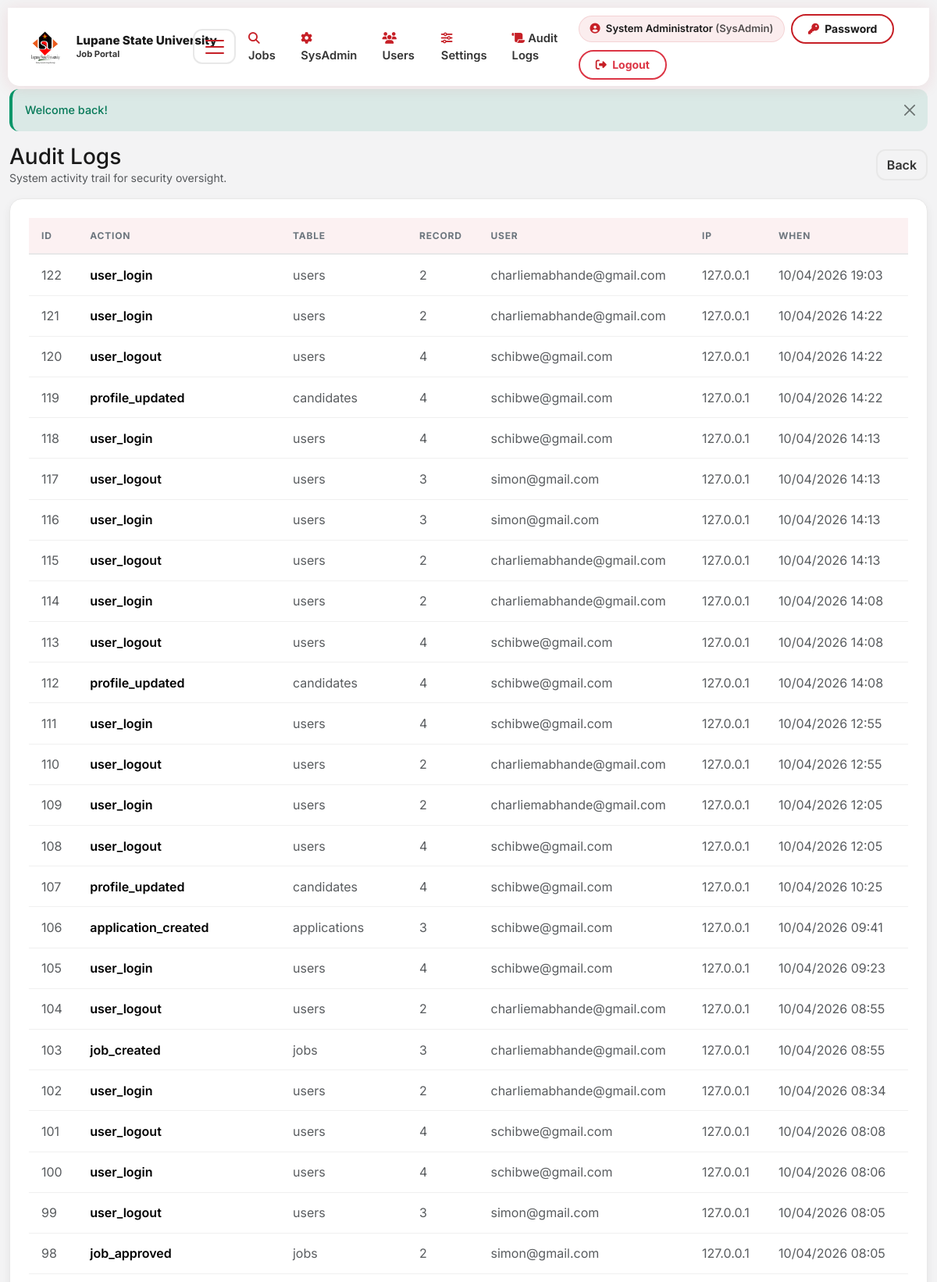
Screenshot of /admin/logs.php (signed in, upper part) with the database file from the repository.
### tables this page shows
CREATE TABLE `audit_logs` (
  `log_id` int(11) NOT NULL,
  `user_id` int(11) DEFAULT NULL,
  `action` varchar(100) NOT NULL,
  `table_name` varchar(100) DEFAULT NULL,
  `record_id` int(11) DEFAULT NULL,
  `old_values` text DEFAULT NULL COMMENT 'JSON',
  `new_values` text DEFAULT NULL COMMENT 'JSON',
  `ip_address` varchar(45) DEFAULT NULL,
  `user_agent` text DEFAULT NULL,
  `created_at` timestamp NOT NULL DEFAULT current_timestamp()
);

CREATE TABLE `users` (
  `user_id` int(11) NOT NULL,
  `email` varchar(255) NOT NULL,
  `password` varchar(255) NOT NULL,
  `role_id` int(11) NOT NULL DEFAULT 1,
  `first_name` varchar(100) NOT NULL,
  `last_name` varchar(100) NOT NULL,
  `phone` varchar(20) DEFAULT NULL,
  `is_active` tinyint(1) NOT NULL DEFAULT 1,
  `email_verified` tinyint(1) NOT NULL DEFAULT 0,
  `verification_token` varchar(255) DEFAULT NULL,
  `reset_token` varchar(255) DEFAULT NULL,
  `reset_token_expiry` datetime DEFAULT NULL,
  `last_login` datetime DEFAULT NULL,
  `created_at` timestamp NOT NULL DEFAULT current_timestamp(),
  `updated_at` timestamp NOT NULL DEFAULT current_timestamp() ON UPDATE current_timestamp()
);

### includes/security.php (called while the page is built, shortened)
<?php
function escape($string) {
    return htmlspecialchars($string, ENT_QUOTES, 'UTF-8');
}

### includes/functions.php (called while the page is built, shortened)
<?php
function formatDateTimeDisplay($date) {
    try {
        return (new DateTime($date))->format('d/m/Y H:i');
    } catch (Exception $e) {
        return '';
    }
}

### admin/logs.php (the view, shortened to what this page needs)
<?php
$db = getDBConnection();
$stmt = $db->prepare("
    SELECT l.log_id, l.action, l.table_name, l.record_id, l.ip_address, l.created_at,
           u.email
    FROM audit_logs l
    LEFT JOIN users u ON l.user_id = u.user_id
    ORDER BY l.created_at DESC
    LIMIT 300
");
$stmt->execute();
$logs = $stmt->fetchAll();
require_once BASE_PATH . '/includes/header.php';
?>
<div class="d-flex jp-page-toolbar justify-content-between align-items-center mb-3">
    <div class="min-w-0">
        <h1 class="h3 mb-0">Audit Logs</h1>
        <div class="text-muted small">System activity trail for security oversight.</div>
    </div>
    <a class="btn btn-outline-secondary flex-shrink-0" href="<?php echo BASE_URL; ?>/admin/dashboard.php">Back</a>
</div>
<div class="card">
    <div class="card-body">
        <div class="table-responsive">
            <table class="table mb-0">
                <thead>
                    <tr>
                        <th>ID</th>
                        <th>Action</th>
                        <th>Table</th>
                        <th>Record</th>
                        <th>User</th>
                        <th>IP</th>
                        <th>When</th>
                    </tr>
                </thead>
                <tbody>
                    <?php foreach ($logs as $l): ?>
                        <tr>
                            <td class="text-muted"><?php echo (int)$l['log_id']; ?></td>
                            <td class="fw-semibold"><?php echo escape($l['action']); ?></td>
                            <td class="text-muted"><?php echo escape($l['table_name'] ?? ''); ?></td>
                            <td class="text-muted"><?php echo escape($l['record_id'] ?? ''); ?></td>
                            <td class="text-muted"><?php echo escape($l['email'] ?? ''); ?></td>
                            <td class="text-muted"><?php echo escape($l['ip_address'] ?? ''); ?></td>
                            <td class="text-muted"><?php echo escape(formatDateTimeDisplay($l['created_at'])); ?></td>
                        </tr>
                    <?php endforeach; ?>
                </tbody>
            </table>
        </div>
    </div>
</div>
<?php require_once BASE_PATH . '/includes/footer.php'; ?>

### assets/css/app.css (style rules this page uses)
:root { --bs-primary: #c61f26; --bs-primary-rgb: 198, 31, 38; --bs-link-color: #c61f26; --bs-link-hover-color: #8f151a; --bs-border-radius: 12px; }
* { box-sizing: border-box; }
body { font-family: 'Inter', -apple-system, BlinkMacSystemFont, 'Segoe UI', Roboto, sans-serif; color: #1a1a1a; background: #f3f3f4; min-height: 100vh; min-height: 100dvh; display: flex; flex-direction: column; -webkit-font-smoothing: antialiased; padding-top: 90px; padding-bottom: env(safe-area-inset-bottom, 0px); }
h1,h2,h3,h4,h5,h6 { color: #1a1a1a; font-weight: 700; }
a { color: #c61f26; transition: color .2s; }
.card { border: 1px solid #e8e8e8; border-radius: 16px; box-shadow: 0 4px 12px rgba(0,0,0,.06); background: #fff; transition: box-shadow .3s ease; }
.card-body { padding: 1.5rem; }
.table { border-collapse: separate; border-spacing: 0; }
.table td, .table th { vertical-align: middle; }
.table thead th { background: rgba(198,31,38,.06); font-weight: 700; font-size: .75rem; text-transform: uppercase; letter-spacing: .8px; color: #6c757d; border-bottom: 2px solid #e8e8e8; padding: .85rem 1rem; }
.table tbody tr { transition: background .2s ease; }
.table tbody td { padding: .85rem 1rem; border-bottom: 1px solid #f0f0f0; }
.btn { border-radius: 12px; font-weight: 600; transition: all .3s ease; }
.btn-outline-secondary { border: 2px solid #e8e8e8; color: #333; }
.table-responsive { overflow-x: auto; -webkit-overflow-scrolling: touch; }
:root { --lsu-red: #c61f26; --lsu-red-dark: #8f151a; --lsu-orange: #E35D1E; --lsu-orange-rgb: 227, 93, 30; --lsu-orange-soft: #EF8A56; --lsu-navy-text: #1a1a1a; --lsu-bg-soft: #f3f3f4; --bs-primary: #c61f26; --bs-primary-rgb: 198, 31, 38; --bs-link-color: #c61f26; --bs-link-hover-color: #8f151a; }
body { color: #1a1a1a; background: #f3f3f4; }
h1, h2, h3, h4, h5, h6, .section-label, .results-count strong { color: #1a1a1a !important; }
html { -webkit-text-size-adjust: 100%; text-size-adjust: 100%; scroll-behavior: smooth; }
html { overflow-x: hidden; }
.min-w-0 { min-width: 0 !important; }
.jp-page-toolbar { flex-direction: column; align-items: stretch !important; gap: 0.75rem; }
@media (min-width: 768px) { .jp-page-toolbar { flex-direction: row; align-items: center !important; justify-content: space-between; } }
.jp-page-toolbar .btn { width: 100%; }
@media (min-width: 768px) { .jp-page-toolbar .btn { width: auto; } }

### rows the page displays
audit_logs: log_id "122", action "user_login", table_name "users", record "2", user.email "charliemabhande@gmail.com", ip_address "127.0.0.1", created_at "10/04/2026 19:03"
audit_logs: log_id "121", action "user_login", table_name "users", record "2", user.email "charliemabhande@gmail.com", ip_address "127.0.0.1", created_at "10/04/2026 14:22"
audit_logs: log_id "120", action "user_logout", table_name "users", record "4", user.email "schibwe@gmail.com", ip_address "127.0.0.1", created_at "10/04/2026 14:22"
audit_logs: log_id "119", action "profile_updated", table_name "candidates", record "4", user.email "schibwe@gmail.com", ip_address "127.0.0.1", created_at "10/04/2026 14:22"
audit_logs: log_id "118", action "user_login", table_name "users", record "4", user.email "schibwe@gmail.com", ip_address "127.0.0.1", created_at "10/04/2026 14:13"
audit_logs: log_id "117", action "user_logout", table_name "users", record "3", user.email "simon@gmail.com", ip_address "127.0.0.1", created_at "10/04/2026 14:13"
audit_logs: log_id "116", action "user_login", table_name "users", record "3", user.email "simon@gmail.com", ip_address "127.0.0.1", created_at "10/04/2026 14:13"
audit_logs: log_id "115", action "user_logout", table_name "users", record "2", user.email "charliemabhande@gmail.com", ip_address "127.0.0.1", created_at "10/04/2026 14:13"
audit_logs: log_id "114", action "user_login", table_name "users", record "2", user.email "charliemabhande@gmail.com", ip_address "127.0.0.1", created_at "10/04/2026 14:08"
audit_logs: log_id "113", action "user_logout", table_name "users", record "4", user.email "schibwe@gmail.com", ip_address "127.0.0.1", created_at "10/04/2026 14:08"
audit_logs: log_id "112", action "profile_updated", table_name "candidates", record "4", user.email "schibwe@gmail.com", ip_address "127.0.0.1", created_at "10/04/2026 14:08"
audit_logs: log_id "111", action "user_login", table_name "users", record "4", user.email "schibwe@gmail.com", ip_address "127.0.0.1", created_at "10/04/2026 12:55"
audit_logs: log_id "110", action "user_logout", table_name "users", record "2", user.email "charliemabhande@gmail.com", ip_address "127.0.0.1", created_at "10/04/2026 12:55"
audit_logs: log_id "109", action "user_login", table_name "users", record "2", user.email "charliemabhande@gmail.com", ip_address "127.0.0.1", created_at "10/04/2026 12:05"
audit_logs: log_id "108", action "user_logout", table_name "users", record "4", user.email "schibwe@gmail.com", ip_address "127.0.0.1", created_at "10/04/2026 12:05"
audit_logs: log_id "107", action "profile_updated", table_name "candidates", record "4", user.email "schibwe@gmail.com", ip_address "127.0.0.1", created_at "10/04/2026 10:25"
audit_logs: log_id "106", action "application_created", table_name "applications", record "3", user.email "schibwe@gmail.com", ip_address "127.0.0.1", created_at "10/04/2026 09:41"
audit_logs: log_id "105", action "user_login", table_name "users", record "4", user.email "schibwe@gmail.com", ip_address "127.0.0.1", created_at "10/04/2026 09:23"
audit_logs: log_id "104", action "user_logout", table_name "users", record "2", user.email "charliemabhande@gmail.com", ip_address "127.0.0.1", created_at "10/04/2026 08:55"
audit_logs: log_id "103", action "job_created", table_name "jobs", record "3", user.email "charliemabhande@gmail.com", ip_address "127.0.0.1", created_at "10/04/2026 08:55"
audit_logs: log_id "102", action "user_login", table_name "users", record "2", user.email "charliemabhande@gmail.com", ip_address "127.0.0.1", created_at "10/04/2026 08:34"
audit_logs: log_id "101", action "user_logout", table_name "users", record "4", user.email "schibwe@gmail.com", ip_address "127.0.0.1", created_at "10/04/2026 08:08"
audit_logs: log_id "100", action "user_login", table_name "users", record "4", user.email "schibwe@gmail.com", ip_address "127.0.0.1", created_at "10/04/2026 08:06"
audit_logs: log_id "99", action "user_logout", table_name "users", record "3", user.email "simon@gmail.com", ip_address "127.0.0.1", created_at "10/04/2026 08:05"
audit_logs: log_id "98", action "job_approved", table_name "jobs", record "2", user.email "simon@gmail.com", ip_address "127.0.0.1", created_at "10/04/2026 08:05"

### other values shown
$label "Jobs SysAdmin Users Settings Audit Logs"
$_SESSION['role_name'] "SysAdmin"
$flash['message'] "Welcome back!"
